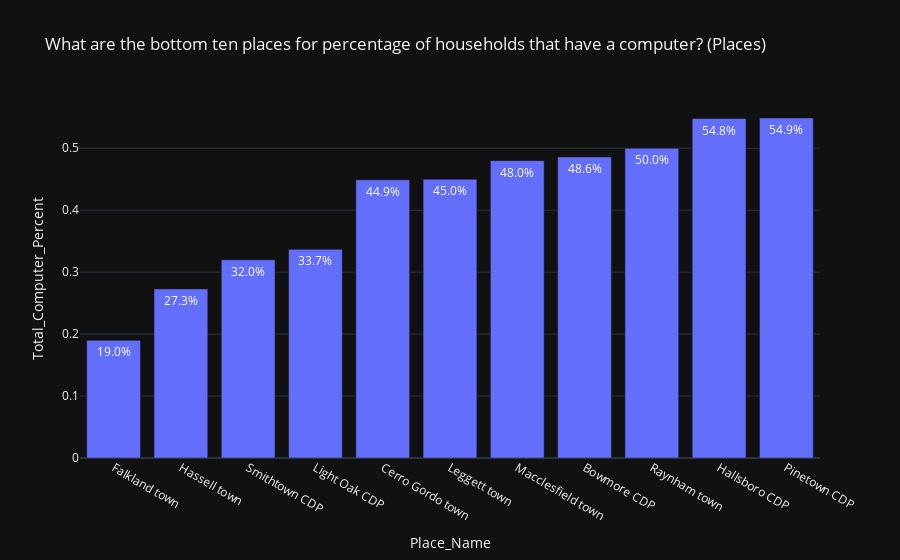

Source (notebook cell):
### Markdown cell above
### Due to missing data for 4 places, I had to do a slightly different bottom `.iloc` call

### Code cell
fig = px.bar(bottom_computer_percent,
             x="Place_Name",
             y="Total_Computer_Percent",
             template="plotly_dark",
             title="What are the bottom ten places for percentage of households that have a computer? (Places)",
             text='Total_Computer_Percent'
             )
fig.update_traces(textposition="auto", texttemplate="%{text:.1%}")
fig.show()

### Figure 1 — Plotly figure (JSON) as saved in the notebook; plotly's stock layout.template omitted (floating-point values rounded to 4 significant figures)
{"data": [{"alignmentgroup": "True", "hovertemplate": "Place_Name=%{x}<br>Total_Computer_Percent=%{text}<extra></extra>", "legendgroup": "", "marker": {"color": "#636efa", "pattern": {"shape": ""}}, "name": "", "offsetgroup": "", "orientation": "v", "showlegend": false, "text": [0.19, 0.273, 0.32, 0.337, 0.449, 0.45, 0.48, 0.486, 0.5, 0.548, 0.549], "textposition": "auto", "x": ["Falkland town", "Hassell town", "Smithtown CDP", "Light Oak CDP", "Cerro Gordo town", "Leggett town", "Macclesfield town", "Bowmore CDP", "Raynham town", "Hallsboro CDP", "Pinetown CDP"], "xaxis": "x", "y": [0.19, 0.273, 0.32, 0.337, 0.449, 0.45, 0.48, 0.486, 0.5, 0.548, 0.549], "yaxis": "y", "type": "bar", "texttemplate": "%{text:.1%}"}], "layout": {"xaxis": {"anchor": "y", "domain": [0.0, 1.0], "title": {"text": "Place_Name"}}, "yaxis": {"anchor": "x", "domain": [0.0, 1.0], "title": {"text": "Total_Computer_Percent"}}, "legend": {"tracegroupgap": 0}, "title": {"text": "What are the bottom ten places for percentage of households that have a computer? (Places)"}, "barmode": "relative"}}
